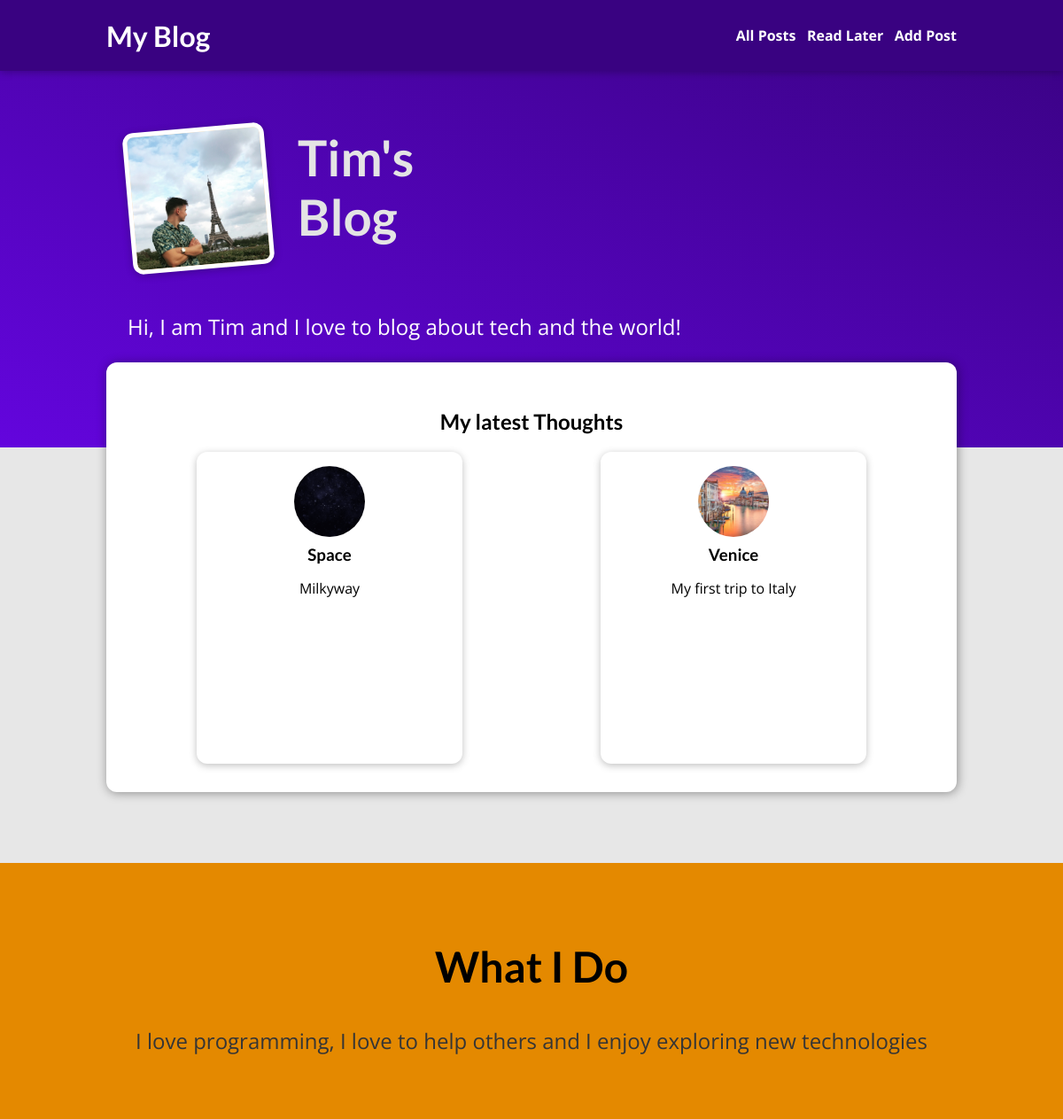
The page / on the database its author committed.
### blog/models.py (models this page shows, shortened)
class Post(models.Model):
    title = models.CharField(max_length=100)
    image = models.ImageField(upload_to="posts", null=True, blank=True)
    date = models.DateField(default=date.today(), editable=False)
    author = models.CharField(max_length=100, null=True)
    slug = models.SlugField(blank=True, null=False, db_index=True)
    description = models.CharField(max_length=200)
    content = models.CharField(max_length=500)
    def get_absolute_url(self):
        return reverse("post-detail-page", args=[self.slug])

### blog/views.py (the view)
# urls.py: path("", views.StartingPageView.as_view(), name="starting_page"),
class StartingPageView(TemplateView):
    template_name = "blog/index.html"
    def get_context_data(self, **kwargs):
        context = super().get_context_data(**kwargs)
        context["posts"] = Post.objects.filter(author="Tim")
        return context

### blog/templates/blog/index.html (shortened to what this page needs)
{% extends 'base.html' %}
{% load static %}
{% block css_files %}
    <link rel="stylesheet" href="{% static 'blog/index.css' %}"/>
    <link rel="stylesheet" href="{% static 'blog/all_posts.css' %}"/>
    <link rel="stylesheet" href="{% static 'blog/post-detail.css' %}"/>
    <link rel="stylesheet" href="{% static 'blog/post.css' %}"/>
{% endblock %}
{% block content %}
    <section id="welcome">
        <header>
            <img src="{% static 'images/tim_paryz.JPG' %}" alt="Tim - The Author Of This Blog">
            <h2>Tim's Blog</h2>
        </header>
        <p>Hi, I am Tim and I love to blog about tech and the world!</p>
    </section>
    <section id="latest-posts">
        <h2>My latest Thoughts</h2>
        <ul>
            {% for post in posts %}
                {% include 'blog/includes/post.html' %}
            {% endfor %}
        </ul>
    </section>
    <section id="about">
        <h2>What I Do</h2>
        <p>I love programming, I love to help others and I enjoy exploring new technologies</p>
    </section>
{% endblock %}

### blog/templates/blog/includes/post.html (shortened to what this page needs)
{% load static %}
<li>
    <article class="post">
        <a href="{{ post.get_absolute_url }}">
            <img src="{{ post.image.url }}" alt="{{ post.title }}"/>
            <div class="post__content">
                <h3>{{ post.title }}</h3>
                <p>{{ post.description }}</p>
            </div>
        </a>
    </article>
</li>

### static/app.css (style rules this page uses)
* { box-sizing: border-box; }
html { font-family: 'Open Sans', 'Lato', sans-serif; }
body { margin: 0; }
h1, h2, h3 { font-family: 'Lato', sans-serif; font-weight: bold; }

### blog/static/blog/index.css (style rules this page uses)
#welcome { background: linear-gradient(to right top, #6305dd, #390281); padding: 6rem 12%; }
#welcome header { display: flex; align-items: flex-start; margin: 3rem auto; }
#welcome img { width: 10rem; height: 10rem; object-fit: cover; object-position: top; border: 5px solid white; border-radius: 12px; background-color: #ffe1bf; transform: rotateZ(-5deg); box-shadow: 0 2px 8px rgba(0, 0, 0, 0.25); }
#welcome h2 { font-size: 3.5rem; margin: 0 0 0 2rem; color: #e4e4e4; width: 10rem; }
#welcome p { color: white; font-size: 1.5rem; }
#latest-posts { background-color: white; padding: 2rem; border-radius: 12px; width: 60rem; margin: -6rem auto 2rem auto; box-shadow: 1px 1px 12px rgba(0, 0, 0, 0.4); }
#latest-posts h2 { text-align: center; }
#latest-posts ul { list-style: none; margin: 0; padding: 0; display: flex; gap: 1rem; }
#latest-posts li { flex: 1; }
#about { text-align: center; padding: 3rem; background-color: #e48900; margin-top: 5rem; }
#about h2 { font-size: 3rem; }
#about p { font-size: 1.5rem; color: #353535; }

### blog/static/blog/all_posts.css (style rules this page uses)
body { background-color: #e7e7e7; }
ul { list-style: none; margin: 0; padding: 0; display: grid; grid-template-columns: repeat(auto-fill, minmax(17rem, 1fr)); gap: 1.5rem; }
.post img { width: 7rem; height: 7rem; }
.post a { height: 22rem; transform-origin: center; box-shadow: 0 2px 8px rgba(0, 0, 0, 0.25); border-radius: 12px; background-color: white; }

### blog/static/blog/post-detail.css (style rules this page uses)
body { background-color: #e7e7e7; }

### blog/static/blog/post.css (style rules this page uses)
.post { display: flex; flex-direction: column; align-items: center; text-align: center; }
.post a { text-decoration: none; color: black; transition: all 0.2s ease; padding: 1rem; width: 300px; }
.post img { width: 5rem; height: 5rem; object-fit: cover; border-radius: 50%; }
.post h3 { margin: 0.25rem 0; }

### rows shown on the page
Post: image (picture), title "Space", description "Milkyway"
Post: image (picture), title "Venice", description "My first trip to Italy"
